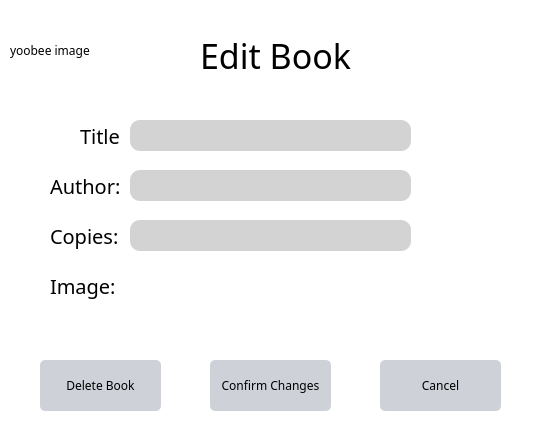
<?xml version="1.0" encoding="UTF-8"?>
<ui version="4.0">
 <class>admineditbook</class>
 <widget class="QDialog" name="admineditbook">
  <property name="geometry">
   <rect>
    <x>0</x>
    <y>0</y>
    <width>545</width>
    <height>439</height>
   </rect>
  </property>
  <property name="windowTitle">
   <string>Dialog</string>
  </property>
  <widget class="QFrame" name="gridFrame_2">
   <property name="geometry">
    <rect>
     <x>0</x>
     <y>0</y>
     <width>551</width>
     <height>441</height>
    </rect>
   </property>
   <property name="styleSheet">
    <string notr="true">*{
background: rgb(255, 255, 255);
fontsize: 15px;
font-family: Century Gothic, sans-serif;
}

QFrame{
border: solid 10px rgba(0, 0, 0);
}

QLineEdit{
color: #8d98a1;
background-color: #d3d3d3;
font-size: 18px;
border-style: outset;
border-radius: 10px;
}
QPushButton{
background: #ced1d8;
border-style: outset;
border-radius: 5px;
}
QPushButton:pressed{
background-color: rgb(77, 77, 77);
border-style: inset;
}
</string>
   </property>
   <widget class="QPushButton" name="back">
    <property name="geometry">
     <rect>
      <x>640</x>
      <y>40</y>
      <width>111</width>
      <height>41</height>
     </rect>
    </property>
    <property name="styleSheet">
     <string notr="true">background-color: rgb(255, 255, 255);

border-width: 1px;

border-color: black;

border-radius: 10px;

border-style: outset;

font: 14px;

padding:2px;</string>
    </property>
    <property name="text">
     <string>Back</string>
    </property>
   </widget>
   <widget class="QLabel" name="label_2">
    <property name="geometry">
     <rect>
      <x>80</x>
      <y>120</y>
      <width>41</width>
      <height>31</height>
     </rect>
    </property>
    <property name="styleSheet">
     <string notr="true">font-size: 20px</string>
    </property>
    <property name="text">
     <string>Title:</string>
    </property>
   </widget>
   <widget class="QLabel" name="label_4">
    <property name="geometry">
     <rect>
      <x>50</x>
      <y>220</y>
      <width>91</width>
      <height>31</height>
     </rect>
    </property>
    <property name="styleSheet">
     <string notr="true">font-size: 20px</string>
    </property>
    <property name="text">
     <string>Copies:</string>
    </property>
   </widget>
   <widget class="QLabel" name="label">
    <property name="geometry">
     <rect>
      <x>200</x>
      <y>30</y>
      <width>151</width>
      <height>51</height>
     </rect>
    </property>
    <property name="styleSheet">
     <string notr="true">font-size: 34px</string>
    </property>
    <property name="text">
     <string>Edit Book</string>
    </property>
   </widget>
   <widget class="QPushButton" name="canceledit">
    <property name="geometry">
     <rect>
      <x>380</x>
      <y>360</y>
      <width>121</width>
      <height>51</height>
     </rect>
    </property>
    <property name="text">
     <string>Cancel</string>
    </property>
   </widget>
   <widget class="QLabel" name="label_3">
    <property name="geometry">
     <rect>
      <x>50</x>
      <y>170</y>
      <width>91</width>
      <height>31</height>
     </rect>
    </property>
    <property name="styleSheet">
     <string notr="true">font-size: 20px</string>
    </property>
    <property name="text">
     <string>Author:</string>
    </property>
   </widget>
   <widget class="QPushButton" name="confimedit">
    <property name="geometry">
     <rect>
      <x>210</x>
      <y>360</y>
      <width>121</width>
      <height>51</height>
     </rect>
    </property>
    <property name="text">
     <string>Confirm Changes</string>
    </property>
   </widget>
   <widget class="QLabel" name="label_5">
    <property name="geometry">
     <rect>
      <x>50</x>
      <y>270</y>
      <width>71</width>
      <height>31</height>
     </rect>
    </property>
    <property name="styleSheet">
     <string notr="true">font-size: 20px</string>
    </property>
    <property name="text">
     <string>Image:</string>
    </property>
   </widget>
   <widget class="QLineEdit" name="book_name_label">
    <property name="geometry">
     <rect>
      <x>130</x>
      <y>120</y>
      <width>281</width>
      <height>31</height>
     </rect>
    </property>
   </widget>
   <widget class="QLineEdit" name="book_author_label">
    <property name="geometry">
     <rect>
      <x>130</x>
      <y>170</y>
      <width>281</width>
      <height>31</height>
     </rect>
    </property>
   </widget>
   <widget class="QLineEdit" name="book_copies_label">
    <property name="geometry">
     <rect>
      <x>130</x>
      <y>220</y>
      <width>281</width>
      <height>31</height>
     </rect>
    </property>
   </widget>
   <widget class="QLabel" name="img">
    <property name="geometry">
     <rect>
      <x>10</x>
      <y>10</y>
      <width>161</width>
      <height>81</height>
     </rect>
    </property>
    <property name="text">
     <string>yoobee image</string>
    </property>
   </widget>
   <widget class="QPushButton" name="deletebook">
    <property name="geometry">
     <rect>
      <x>40</x>
      <y>360</y>
      <width>121</width>
      <height>51</height>
     </rect>
    </property>
    <property name="text">
     <string>Delete Book</string>
    </property>
   </widget>
  </widget>
 </widget>
 <resources/>
 <connections/>
</ui>
